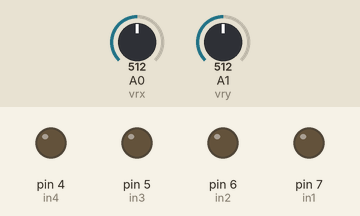
This sketch was run on a simulated Arduino Uno, built with avr-gcc and run on an emulated ATmega328P. Parts: output pins drawn as LEDs (lit = HIGH). The inputs (shaded band) are chosen by the test bench; at power-on: A0 (vrx) = 512, A1 (vry) = 512. What the sketch prints to the serial monitor is not drawn.

Above: at 1.2 s.
1.3 s: A0 (vrx) set to 416
2.8 s: A0 (vrx) set to 383
At 3.06 s:
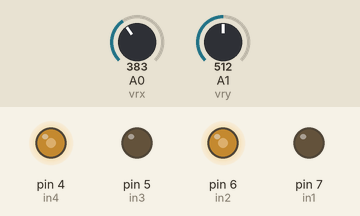
5.8 s: A1 (vry) set to 1010
At 8.56 s:
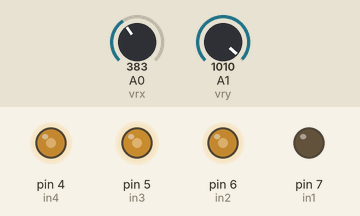
8.8 s: A1 (vry) set to 990
11.8 s: A0 (vrx) set to 410
13.3 s: A1 (vry) set to 1017
At 16.7 s:
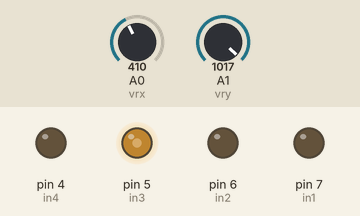
Timing chart, 0 to 17.3 s (numbered marks = the images above; inputs shaded):
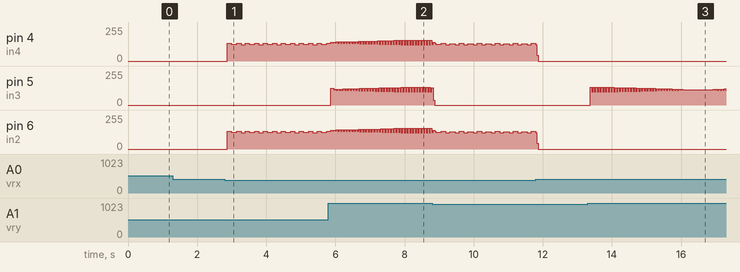

Measured:
- the behaviour switches between 400 and 399 on A0 (vrx) (found by bisection; images 0 and 1)
- after the input at 2.8 s, pin 4 (in4), pin 6 (in2): 0/255 → 133/255 after 0.07 s, then repeats every 0.52 s: 125/255 0.16 s, 133/255 0.12 s, 122/255 0.12 s, 133/255 0.12 s

The sketch:

JOYSTICK.ino
```cpp
/*
  Ultrasonic Sensor HC-SR04 and Arduino Tutorial

  by Dejan Nedelkovski,
  www.HowToMechatronics.com

*/
// defines pins numbers
const int LED = 2;
const int LED2 = 3;
const int trigPin = 9;
const int echoPin = 10;
const int trigPin2 = 11;
const int echoPin2 = 12;

const int in1 = 7;
const int in2 = 6;
const int in3 = 5;
const int in4 = 4;
// defines variables
long duration;
int distance;
long duration2;
int distance2;

const int vrx = A0;
const int vry = A1;
const int sw = 13;

void setup() {
  pinMode(trigPin, OUTPUT); // Sets the trigPin as an Output
  pinMode(echoPin, INPUT); // Sets the echoPin as an Input
  pinMode(trigPin2, OUTPUT); // Sets the trigPin as an Output
  pinMode(echoPin2, INPUT); // Sets the echoPin as an Input

  pinMode(in1, OUTPUT); // Sets the trigPin as an Output
  pinMode(in2, OUTPUT); // Sets the trigPin as an Output
  pinMode(in3, OUTPUT); // Sets the trigPin as an Output
  pinMode(in4, OUTPUT); // Sets the trigPin as an Output

  Serial.begin(9600); // Starts the serial communication

  pinMode(vrx, INPUT);
  pinMode(vry, INPUT);
  pinMode(sw, INPUT);
}
void loop() {

int ejeX = analogRead(vrx);
Serial.println(  ejeX);

if (ejeX> 1000){
  frente();
}

if (ejeX< 400){
  atras();
}

if (ejeX> 400 and ejeX<1000){
  desactivado();
}

int ejeY = analogRead(vry);
Serial.println( ejeY);

if (ejeY< 400){
  izquierda();
}

if (ejeY> 1000){
  derecha();
}

if (ejeY> 400 and ejeY< 1000){
  desactivado();
}
  // Clears the trigPin

  // distance = ultrasonic(trigPin,echoPin);
  // Serial.print("distance: ");
  // Serial.println(distance);


  // distance2 = ultrasonic(trigPin2,echoPin2);
  // Serial.print("distance2: ");
  // Serial.println(distance2);

  // if (distance>200){
  //   frente();
  //   Serial.println("----------------------------------*frente: ");
  // }
  // if (distance<200){
  //   atras();
  //   Serial.println("----------------------------------*atras: ");

  //   }
}
int ultrasonic(int tPin, int ePin){
    // Clears the trigPin
    int d;
  digitalWrite(tPin, LOW);
  delayMicroseconds(2);
  // Sets the trigPin on HIGH state for 10 micro seconds
  digitalWrite(tPin, HIGH);
  delayMicroseconds(10);
  digitalWrite(tPin, LOW);
  // Reads the echoPin, returns the sound wave travel time in microseconds
  duration = pulseIn(ePin, HIGH);
  // Calculating the distance
  d = duration * 0.034 / 2;
  return d;
}

void frente (    ){
  digitalWrite(in1,HIGH);
  digitalWrite(in2,LOW);
  digitalWrite(in3,HIGH);
  digitalWrite(in4,LOW);
}
void atras (    ){
  digitalWrite(in1,LOW);
  digitalWrite(in2, HIGH);
  digitalWrite(in3,LOW);
  digitalWrite(in4,HIGH);
}

void izquierda (    ){
  digitalWrite(in1,HIGH);
  digitalWrite(in2,LOW);
  digitalWrite(in3,LOW);
  digitalWrite(in4,LOW);
}

void derecha (    ){
  digitalWrite(in1,LOW);
  digitalWrite(in2,LOW);
  digitalWrite(in3,HIGH);
  digitalWrite(in4,LOW);
}

void desactivado (    ){
  digitalWrite(in1,LOW);
  digitalWrite(in2,LOW);
  digitalWrite(in3,LOW);
  digitalWrite(in4,LOW);
}
 
```
